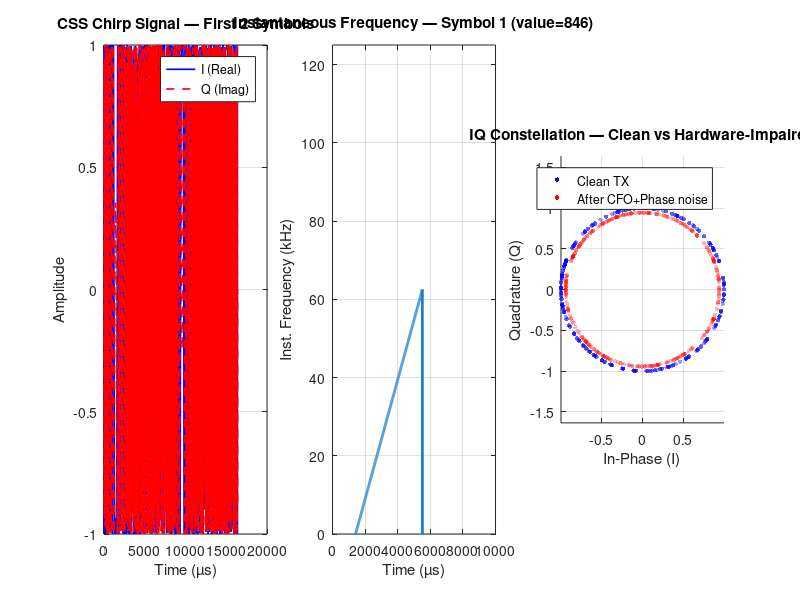

The MATLAB source for this figure: (Note: this script raises an error after producing the figure.)
%% =========================================================
%  CHUNK 2 of 5 — CSS Chirp Modulation + Hardware Impairments
%  Generates real baseband IQ chirp signal, then injects:
%    - Carrier Frequency Offset (CFO)
%    - Sampling clock offset
%    - Phase noise
%  Plots: waveform, spectrogram, IQ constellation, PSD
%  Requires: lora_complete.mat  (from Chunk 1)
%  Saves   : lora_complete.mat  (appends chirp signals)
%% =========================================================
clc;
load('lora_complete.mat');
fprintf('--- CHUNK 2: CSS Modulation + Hardware Impairments ---\n\n');

%% -------------------------------------------------------
%  SECTION 2A: Bit Stream → Symbol Mapping
%% -------------------------------------------------------
bits_per_symbol = params.SF;   % SF bits per chirp symbol (10 for SF10)

%% --- STEP 0: LFSR Whitening (Data Scrambling) ---
% XOR the raw bit stream with a pseudo-random sequence from a 9-bit LFSR.
% Polynomial: x^9 + x^5 + 1  (matches LoRa whitening approach)
% Purpose: break up long runs of 0s/1s that degrade FEC and cause spectral lines.
% The same sequence is applied at receiver to de-whiten after decoding.
raw_bits   = bit_stream;
n_raw      = length(raw_bits);

% Generate LFSR sequence of length n_raw
lfsr_state = [1 0 0 1 0 1 0 1 0];  % 9-bit seed (non-zero)
lfsr_seq   = zeros(1, n_raw);
for i = 1:n_raw
    lfsr_seq(i)  = lfsr_state(1);            % output bit
    feedback     = xor(lfsr_state(9), lfsr_state(5));  % taps: 9,5
    lfsr_state   = [feedback, lfsr_state(1:8)];        % shift register
end

% XOR data with whitening sequence
whitened_bits = xor(raw_bits, lfsr_seq);

fprintf('[LFSR Whitener — 9-bit, poly x^9+x^5+1]\n');
fprintf('  Ones before whitening : %d/%d  (%.1f%%)\n', ...
    sum(raw_bits), n_raw, 100*mean(raw_bits));
fprintf('  Ones after  whitening : %d/%d  (%.1f%%)\n', ...
    sum(whitened_bits), n_raw, 100*mean(whitened_bits));

%% --- STEP 1: Hamming(4,8) FEC Encoding ---
% Systematic code: [d1 d2 d3 d4 | p1 p2 p3 p4]
% p1=d1^d2^d3, p2=d1^d2^d4, p3=d1^d3^d4, p4=d2^d3^d4
% Doubles bit count: N bits → 2N bits (code rate = 1/2)
raw_bits  = whitened_bits;   % encode the whitened bits
n_raw     = length(raw_bits);
pad4      = mod(-n_raw, 4);
raw_padded= [raw_bits, zeros(1, pad4)];
n_blocks  = length(raw_padded) / 4;

encoded_bits = zeros(1, n_blocks * 8);
for b = 1:n_blocks
    d  = raw_padded((b-1)*4 + (1:4));
    p1 = xor(xor(d(1),d(2)),d(3));
    p2 = xor(xor(d(1),d(2)),d(4));
    p3 = xor(xor(d(1),d(3)),d(4));
    p4 = xor(xor(d(2),d(3)),d(4));
    encoded_bits((b-1)*8+(1:8)) = [d(1) d(2) d(3) d(4) p1 p2 p3 p4];
end
n_encoded = length(encoded_bits);

fprintf('[Hamming FEC Encoder — CR=4/8]\n');
fprintf('  Input bits    : %d\n', n_raw);
fprintf('  Encoded bits  : %d  (code rate=0.5)\n', n_encoded);

%% --- STEP 2: LoRa Diagonal Bit Interleaver ---
% LoRa spec interleaves bits diagonally across a SF × (4+CR) matrix.
% This ensures that bits from the same FEC codeword are spread across
% different chirp symbols — a burst error corrupting one symbol
% only damages one bit per FEC block, which Hamming can correct.
%
% Matrix layout: SF rows × n_codewords_per_block columns
% Write: column-by-column (FEC codeword bits down each column)
% Read:  diagonal — shift each row by its row index before reading
CR_int   = params.CR;            % coding rate index (1 for 4/5)
SF_int   = params.SF;            % spreading factor (10)
n_cols   = ceil(n_encoded / SF_int);  % number of interleave columns
pad_inter= n_cols * SF_int - n_encoded;
enc_pad  = [encoded_bits, zeros(1, pad_inter)];

% Write column-by-column into SF × n_cols matrix
int_mat  = reshape(enc_pad, SF_int, n_cols);

% Diagonal shift: row r is cyclically shifted left by r positions
for r = 1:SF_int
    int_mat(r,:) = circshift(int_mat(r,:), -(r-1));
end

% Read row-by-row to get interleaved stream
interleaved_bits = reshape(int_mat, 1, []);

fprintf('[LoRa Diagonal Interleaver]\n');
fprintf('  Matrix        : %d rows (SF) x %d cols\n', SF_int, n_cols);
fprintf('  Each row r shifted left by r-1 positions\n');

%% --- STEP 3: Map interleaved bits → symbol values ---
pad_sym   = mod(-length(interleaved_bits), bits_per_symbol);
sym_bits  = [interleaved_bits, zeros(1, pad_sym)];
n_symbols = length(sym_bits) / bits_per_symbol;

symbols_raw = zeros(1, n_symbols);
for s = 1:n_symbols
    idx_s         = (s-1)*bits_per_symbol + (1:bits_per_symbol);
    symbols_raw(s)= bi2de(sym_bits(idx_s), 'left-msb');
end

%% --- STEP 4: Gray Coding ---
% Gray(k) = k XOR floor(k/2)
% Adjacent symbols differ by exactly 1 bit → one-bin FFT error = 1 bit error
symbols = bitxor(symbols_raw, bitshift(symbols_raw, -1));

fprintf('[Gray Coder]\n');
fprintf('  Total symbols : %d  (raw: %d, after FEC+interleave)\n', ...
    n_symbols, ceil(n_raw/bits_per_symbol));
fprintf('  Sample: raw=%d  gray=%d\n', symbols_raw(1), symbols(1));

n_raw_bits     = n_raw;
n_encoded_bits = n_encoded;

%% -------------------------------------------------------
%  SECTION 2B: Generate CSS Chirp Signal (Real IQ Samples)
%  Core LoRa chirp formula:
%    Symbol k shifts the starting frequency bin.
%    phase[n] = 2π × (freq_bin(n) × n) / N
%    where freq_bin(n) = mod(k + n, N)
%% -------------------------------------------------------
fprintf('\n[Generating CSS Chirp IQ Signal...]\n');

chirp_signal = zeros(1, n_symbols * params.N);

for s = 1:n_symbols
    k      = symbols(s);       % symbol value 0..N-1
    % For each chip n: instantaneous frequency bin = mod(k+n, N)
    % Phase = cumulative integral of instantaneous frequency
    n_vec  = (0:params.N-1);
    freq_bins = mod(k + n_vec, params.N);         % circular shift by k
    % Quadratic phase: each chip's phase accumulates from previous
    % phase(n) = 2π/N * sum_{i=0}^{n} freq_bins(i)
    cum_phase  = 2*pi/params.N * cumsum(freq_bins);
    chirp_sym  = exp(1j * cum_phase);
    chirp_signal((s-1)*params.N + (1:params.N)) = chirp_sym;
end

fprintf('  Symbols generated : %d\n', n_symbols);
fprintf('  Total IQ samples  : %d\n', length(chirp_signal));
fprintf('  Signal duration   : %.3f ms\n', length(chirp_signal)/params.BW*1e3);
fprintf('  Mean power        : %.4f (should be ~1.0)\n', mean(abs(chirp_signal).^2));

%% -------------------------------------------------------
%  SECTION 2C: Apply Hardware Impairments (From Code A)
%% -------------------------------------------------------
fprintf('\n[Applying Hardware Impairments]\n');

% --- 2C-i: Carrier Frequency Offset (CFO) ---
% Multiply signal by complex exponential: e^(j*2π*CFO*t)
t_vec   = (0:length(chirp_signal)-1) / params.BW;  % time axis (s)
cfo_rot = exp(1j * 2*pi * hw.CFO_Hz * t_vec);
chirp_cfo = chirp_signal .* cfo_rot;

cfo_norm = hw.CFO_Hz / (params.BW / params.N);
fprintf('  CFO applied      : ±%.1f Hz  (%.4f of symbol BW)\n', hw.CFO_Hz, cfo_norm);

% --- 2C-ii: Sampling Clock Offset ---
% Fractional sample drift — accumulates over packet
% Model: resample signal at slightly different rate
clk_err   = hw.clk_ppm * 1e-6;
n_samples = length(chirp_cfo);
% Create resampled time axis with clock error
t_ideal   = 0:n_samples-1;
t_clk_err = t_ideal * (1 + clk_err);
% Interpolate — linear for efficiency
t_interp  = min(t_clk_err, n_samples-1);  % clip at boundary
xi        = floor(t_interp) + 1;
xi        = min(xi, n_samples);
frac      = t_interp - floor(t_interp);
xi2       = min(xi+1, n_samples);
chirp_clk = chirp_cfo(xi) .* (1-frac) + chirp_cfo(xi2) .* frac;

accum_err = clk_err * length(chirp_clk);
fprintf('  Clock offset     : %d ppm  (%.4f samples drift over packet)\n', ...
    hw.clk_ppm, accum_err);

% --- 2C-iii: Phase Noise (Wiener process model) ---
% Phase increments are iid Gaussian with variance = 2π*linewidth/Fs
pn_sigma  = sqrt(2*pi * hw.pn_linewidth / params.BW);
pn_incr   = pn_sigma * randn(1, length(chirp_clk));
pn_phase  = cumsum(pn_incr);   % Brownian motion in phase
chirp_hw  = chirp_clk .* exp(1j * pn_phase);

pn_penalty_dB = 10*log10(1 + hw.pn_linewidth / (params.BW/params.N));
fprintf('  Phase noise      : linewidth=%.0fHz  penalty=%.4f dB\n', ...
    hw.pn_linewidth, pn_penalty_dB);

% --- 2C-iv: Rx Filter Insertion Loss ---
filter_gain = 10^(-hw.rx_filter_loss_dB/20);
chirp_hw    = chirp_hw * filter_gain;
fprintf('  Rx filter loss   : %.1f dB applied\n', hw.rx_filter_loss_dB);
fprintf('  Final IQ samples : %d  (power: %.4f)\n', ...
    length(chirp_hw), mean(abs(chirp_hw).^2));

%% -------------------------------------------------------
%  SECTION 2D: Reference Dechirp (needed for demodulator)
%  The demodulator multiplies received signal by conjugate
%  of the base up-chirp (k=0), then takes FFT.
%% -------------------------------------------------------
n_ref     = (0:params.N-1);
freq_ref  = mod(0 + n_ref, params.N);
cum_ref   = 2*pi/params.N * cumsum(freq_ref);
base_chirp= exp(1j * cum_ref);
ref_dechirp = conj(base_chirp);   % conjugate = down-chirp reference

fprintf('\n[Reference Dechirp Built]\n');
fprintf('  Base chirp power : %.4f\n', mean(abs(base_chirp).^2));

%% -------------------------------------------------------
%  SECTION 2E: Verify Modulation — Quick Decode at High SNR
%% -------------------------------------------------------
fprintf('\n[Quick Decode Verification at SNR = +20 dB]\n');
snr_test  = 20;
ns_test   = (1/sqrt(2*10^(snr_test/10))) * ...
            (randn(size(chirp_signal)) + 1j*randn(size(chirp_signal)));
rx_test   = chirp_signal + ns_test;

test_ok   = 0;
n_check   = min(8, n_symbols);
sym_check = zeros(1, n_check);
for s = 1:n_check
    seg    = rx_test((s-1)*params.N + (1:params.N));
    dc     = seg .* ref_dechirp;
    [~,pk] = max(abs(fft(dc)));
    sym_check(s) = mod(pk-1, params.N);
    if sym_check(s) == symbols(s); test_ok = test_ok + 1; end
end
fprintf('  Sent    : '); fprintf('%5d ', symbols(1:n_check));   fprintf('\n');
fprintf('  Decoded : '); fprintf('%5d ', sym_check);             fprintf('\n');
fprintf('  Match   : %d / %d\n', test_ok, n_check);

%% -------------------------------------------------------
%  SECTION 2F: Plots
%% -------------------------------------------------------

% ---- Figure 1: Chirp waveform ----
figure('Name','Chunk 2a — Chirp Waveform','Position',[50 50 1100 450]);

subplot(1,3,1);
n_plot = min(2*params.N, length(chirp_signal));
t_us   = (0:n_plot-1) / params.BW * 1e6;
plot(t_us, real(chirp_signal(1:n_plot)), 'b-',  'LineWidth', 1.2); hold on;
plot(t_us, imag(chirp_signal(1:n_plot)), 'r--', 'LineWidth', 1.2);
xlabel('Time (µs)'); ylabel('Amplitude');
title('CSS Chirp Signal — First 2 Symbols');
legend('I (Real)','Q (Imag)','Location','best'); grid on;

subplot(1,3,2);
% Instantaneous frequency of first symbol
first_sym   = chirp_signal(1:params.N);
inst_phase  = unwrap(angle(first_sym));
inst_freq   = diff(inst_phase) / (2*pi) * params.BW / 1e3;  % kHz
t_chip_us   = (0:params.N-2) / params.BW * 1e6;
plot(t_chip_us, inst_freq, 'Color',[0.1 0.5 0.8], 'LineWidth', 2);
xlabel('Time (µs)'); ylabel('Inst. Frequency (kHz)');
title(sprintf('Instantaneous Frequency — Symbol %d (value=%d)', 1, symbols(1)));
grid on; ylim([0 params.BW/1e3]);

subplot(1,3,3);
% Compare clean vs impaired signal IQ
n_iq = min(300, length(chirp_signal));
scatter(real(chirp_signal(1:n_iq)), imag(chirp_signal(1:n_iq)), ...
    10, 'b', 'filled', 'MarkerFaceAlpha',0.4); hold on;
scatter(real(chirp_hw(1:n_iq)), imag(chirp_hw(1:n_iq)), ...
    10, 'r', 'filled', 'MarkerFaceAlpha',0.3);
xlabel('In-Phase (I)'); ylabel('Quadrature (Q)');
title('IQ Constellation — Clean vs Hardware-Impaired');
legend('Clean TX','After CFO+Phase noise','Location','best');
axis equal; grid on;

sgtitle('LoRa CSS Chirp Signal | SF10 | 125 kHz','FontWeight','bold');

% ---- Figure 2: Spectrogram + PSD ----
figure('Name','Chunk 2b — Spectrogram & PSD','Position',[50 550 1100 400]);

subplot(1,2,1);
n_spec  = min(8*params.N, length(chirp_signal));
win_len = min(params.N, 128);
[~,f_s,t_s,P_s] = spectrogram(chirp_signal(1:n_spec), win_len, ...
    floor(win_len*0.75), 512, params.BW);
imagesc(t_s*1e3, f_s/1e3, 10*log10(P_s+eps));
axis xy; colormap('jet');
xlabel('Time (ms)'); ylabel('Frequency (kHz)');
title('Spectrogram — LoRa Chirp Sweep');
colorbar; caxis([-30 0]);
ylim([0, params.BW/2e3]);

subplot(1,2,2);
seg_len  = min(16*params.N, length(chirp_signal));
[pxx, f_psd] = pwelch(chirp_signal(1:seg_len), [], [], [], params.BW);
f_shift  = (f_psd - max(f_psd)/2) / 1e3;
plot(f_shift, 10*log10(fftshift(pxx)), 'b-', 'LineWidth', 1.8);
xlabel('Frequency (kHz)'); ylabel('PSD (dB/Hz)');
title('Power Spectral Density — LoRa Signal');
xline(params.BW/2/1e3, 'r--', '+BW/2'); xline(-params.BW/2/1e3, 'r--', '-BW/2');
grid on;

sgtitle('LoRa Spectral Analysis | SF10 | 125 kHz BW','FontWeight','bold');

%% -------------------------------------------------------
%  Save
%% -------------------------------------------------------
save('lora_complete.mat', 'params', 'hw', 'channel', 'sensor', ...
     'packet', 'payload_bytes', 'bit_stream', 'crc_val', ...
     'airtime_ms', 'n_payload', 'PL', 'N', 'SF', 'BW', 'CR', ...
     'chirp_signal', 'chirp_hw', 'symbols', 'symbols_raw', 'n_symbols', ...
     'bits_per_symbol', 'ref_dechirp', 'base_chirp', ...
     'encoded_bits', 'interleaved_bits', 'n_raw_bits', 'n_encoded_bits', ...
     'n_cols', 'pad_inter', 'pad_sym', 'pad4', ...
     'lfsr_seq', 'whitened_bits');

fprintf('\n✓ Chunk 2 complete. Saved to lora_complete.mat\n');
fprintf('  → Run Chunk3_Channel.m next\n\n');
